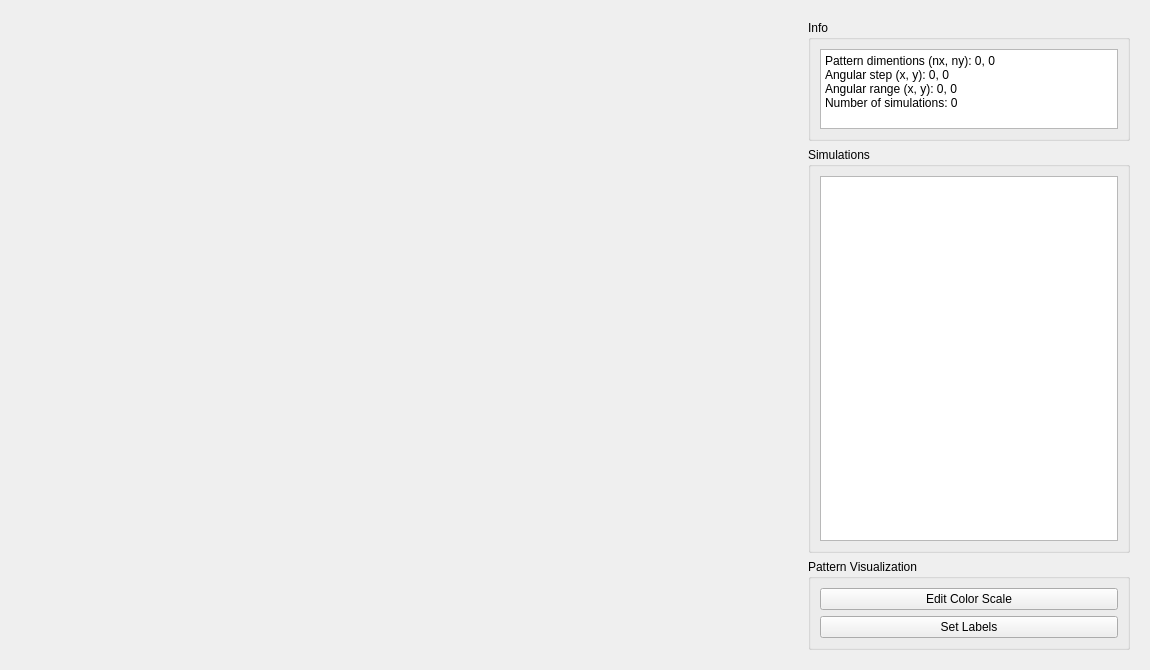
<?xml version="1.0" encoding="UTF-8"?>
<ui version="4.0">
 <class>DataPatternWidget</class>
 <widget class="QWidget" name="DataPatternWidget">
  <property name="geometry">
   <rect>
    <x>0</x>
    <y>0</y>
    <width>1150</width>
    <height>670</height>
   </rect>
  </property>
  <property name="sizePolicy">
   <sizepolicy hsizetype="Preferred" vsizetype="Preferred">
    <horstretch>0</horstretch>
    <verstretch>0</verstretch>
   </sizepolicy>
  </property>
  <property name="windowTitle">
   <string>Form</string>
  </property>
  <layout class="QHBoxLayout" name="horizontalLayout">
   <item>
    <widget class="QWidget" name="mplwindow" native="true">
     <property name="sizePolicy">
      <sizepolicy hsizetype="Expanding" vsizetype="Expanding">
       <horstretch>0</horstretch>
       <verstretch>0</verstretch>
      </sizepolicy>
     </property>
     <property name="minimumSize">
      <size>
       <width>550</width>
       <height>550</height>
      </size>
     </property>
     <property name="maximumSize">
      <size>
       <width>6000</width>
       <height>6000</height>
      </size>
     </property>
     <property name="layoutDirection">
      <enum>Qt::RightToLeft</enum>
     </property>
     <property name="autoFillBackground">
      <bool>false</bool>
     </property>
     <layout class="QHBoxLayout" name="mplvl">
      <property name="spacing">
       <number>6</number>
      </property>
      <property name="leftMargin">
       <number>9</number>
      </property>
      <property name="topMargin">
       <number>9</number>
      </property>
      <property name="rightMargin">
       <number>9</number>
      </property>
      <property name="bottomMargin">
       <number>9</number>
      </property>
     </layout>
    </widget>
   </item>
   <item>
    <widget class="QWidget" name="widget_2" native="true">
     <property name="maximumSize">
      <size>
       <width>340</width>
       <height>16777215</height>
      </size>
     </property>
     <layout class="QVBoxLayout" name="verticalLayout_2">
      <item>
       <widget class="QGroupBox" name="info_groupBox">
        <property name="title">
         <string>Info</string>
        </property>
        <layout class="QVBoxLayout" name="verticalLayout_3">
         <item>
          <widget class="QTextBrowser" name="infotext">
           <property name="sizePolicy">
            <sizepolicy hsizetype="Expanding" vsizetype="Preferred">
             <horstretch>0</horstretch>
             <verstretch>0</verstretch>
            </sizepolicy>
           </property>
           <property name="maximumSize">
            <size>
             <width>16777215</width>
             <height>80</height>
            </size>
           </property>
           <property name="font">
            <font>
             <pointsize>9</pointsize>
             <weight>50</weight>
             <italic>false</italic>
             <bold>false</bold>
            </font>
           </property>
           <property name="html">
            <string>&lt;!DOCTYPE HTML PUBLIC &quot;-//W3C//DTD HTML 4.0//EN&quot; &quot;http://www.w3.org/TR/REC-html40/strict.dtd&quot;&gt;
&lt;html&gt;&lt;head&gt;&lt;meta name=&quot;qrichtext&quot; content=&quot;1&quot; /&gt;&lt;style type=&quot;text/css&quot;&gt;
p, li { white-space: pre-wrap; }
&lt;/style&gt;&lt;/head&gt;&lt;body style=&quot; font-family:'Ubuntu'; font-size:9pt; font-weight:400; font-style:normal;&quot;&gt;
&lt;p style=&quot; margin-top:0px; margin-bottom:0px; margin-left:0px; margin-right:0px; -qt-block-indent:0; text-indent:0px;&quot;&gt;&lt;span style=&quot; font-family:'Noto Sans';&quot;&gt;Pattern dimentions (nx, ny): 0, 0&lt;/span&gt;&lt;/p&gt;
&lt;p style=&quot; margin-top:0px; margin-bottom:0px; margin-left:0px; margin-right:0px; -qt-block-indent:0; text-indent:0px;&quot;&gt;&lt;span style=&quot; font-family:'Noto Sans';&quot;&gt;Angular step (x, y): 0, 0&lt;/span&gt;&lt;/p&gt;
&lt;p style=&quot; margin-top:0px; margin-bottom:0px; margin-left:0px; margin-right:0px; -qt-block-indent:0; text-indent:0px;&quot;&gt;&lt;span style=&quot; font-family:'Noto Sans';&quot;&gt;Angular range (x, y): 0, 0&lt;/span&gt;&lt;/p&gt;
&lt;p style=&quot; margin-top:0px; margin-bottom:0px; margin-left:0px; margin-right:0px; -qt-block-indent:0; text-indent:0px;&quot;&gt;Number of simulations: 0&lt;/p&gt;&lt;/body&gt;&lt;/html&gt;</string>
           </property>
           <property name="acceptRichText">
            <bool>true</bool>
           </property>
          </widget>
         </item>
        </layout>
       </widget>
      </item>
      <item>
       <widget class="QGroupBox" name="groupBox">
        <property name="title">
         <string>Simulations</string>
        </property>
        <layout class="QVBoxLayout" name="verticalLayout_4">
         <item>
          <widget class="QListWidget" name="listWidget"/>
         </item>
        </layout>
       </widget>
      </item>
      <item>
       <widget class="QGroupBox" name="pb_setticks">
        <property name="title">
         <string>Pattern Visualization</string>
        </property>
        <layout class="QVBoxLayout" name="verticalLayout">
         <item>
          <widget class="QPushButton" name="pb_colorscale">
           <property name="text">
            <string>Edit Color Scale</string>
           </property>
          </widget>
         </item>
         <item>
          <widget class="QPushButton" name="pb_setlabels">
           <property name="text">
            <string>Set Labels</string>
           </property>
          </widget>
         </item>
        </layout>
       </widget>
      </item>
     </layout>
    </widget>
   </item>
  </layout>
 </widget>
 <resources/>
 <connections/>
</ui>
